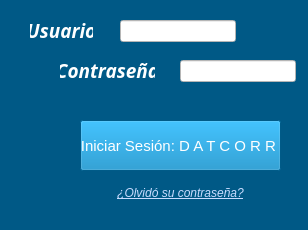
<?xml version="1.0" encoding="UTF-8"?>
<ui version="4.0">
 <class>MainWindow</class>
 <widget class="QMainWindow" name="MainWindow">
  <property name="enabled">
   <bool>true</bool>
  </property>
  <property name="geometry">
   <rect>
    <x>0</x>
    <y>0</y>
    <width>308</width>
    <height>230</height>
   </rect>
  </property>
  <property name="focusPolicy">
   <enum>Qt::FocusPolicy::WheelFocus</enum>
  </property>
  <property name="windowTitle">
   <string>INICIO DE SESION</string>
  </property>
  <property name="styleSheet">
   <string notr="true">background-color: rgb(0, 89, 134);</string>
  </property>
  <widget class="QWidget" name="centralwidget">
   <property name="enabled">
    <bool>true</bool>
   </property>
   <widget class="QPushButton" name="boton_iniciar_sesion">
    <property name="geometry">
     <rect>
      <x>80</x>
      <y>120</y>
      <width>201</width>
      <height>51</height>
     </rect>
    </property>
    <property name="palette">
     <palette>
      <active>
       <colorrole role="WindowText">
        <brush brushstyle="SolidPattern">
         <color alpha="255">
          <red>0</red>
          <green>0</green>
          <blue>0</blue>
         </color>
        </brush>
       </colorrole>
       <colorrole role="Button">
        <brush brushstyle="SolidPattern">
         <color alpha="255">
          <red>0</red>
          <green>127</green>
          <blue>190</blue>
         </color>
        </brush>
       </colorrole>
       <colorrole role="Text">
        <brush brushstyle="SolidPattern">
         <color alpha="255">
          <red>0</red>
          <green>0</green>
          <blue>0</blue>
         </color>
        </brush>
       </colorrole>
       <colorrole role="ButtonText">
        <brush brushstyle="SolidPattern">
         <color alpha="255">
          <red>255</red>
          <green>255</green>
          <blue>255</blue>
         </color>
        </brush>
       </colorrole>
       <colorrole role="Base">
        <brush brushstyle="SolidPattern">
         <color alpha="255">
          <red>0</red>
          <green>127</green>
          <blue>190</blue>
         </color>
        </brush>
       </colorrole>
       <colorrole role="Window">
        <brush brushstyle="SolidPattern">
         <color alpha="255">
          <red>0</red>
          <green>127</green>
          <blue>190</blue>
         </color>
        </brush>
       </colorrole>
       <colorrole role="Highlight">
        <brush brushstyle="SolidPattern">
         <color alpha="255">
          <red>96</red>
          <green>47</green>
          <blue>255</blue>
         </color>
        </brush>
       </colorrole>
       <colorrole role="HighlightedText">
        <brush brushstyle="SolidPattern">
         <color alpha="255">
          <red>0</red>
          <green>0</green>
          <blue>0</blue>
         </color>
        </brush>
       </colorrole>
      </active>
      <inactive>
       <colorrole role="WindowText">
        <brush brushstyle="SolidPattern">
         <color alpha="255">
          <red>0</red>
          <green>0</green>
          <blue>0</blue>
         </color>
        </brush>
       </colorrole>
       <colorrole role="Button">
        <brush brushstyle="SolidPattern">
         <color alpha="255">
          <red>0</red>
          <green>127</green>
          <blue>190</blue>
         </color>
        </brush>
       </colorrole>
       <colorrole role="Text">
        <brush brushstyle="SolidPattern">
         <color alpha="255">
          <red>0</red>
          <green>0</green>
          <blue>0</blue>
         </color>
        </brush>
       </colorrole>
       <colorrole role="ButtonText">
        <brush brushstyle="SolidPattern">
         <color alpha="255">
          <red>255</red>
          <green>255</green>
          <blue>255</blue>
         </color>
        </brush>
       </colorrole>
       <colorrole role="Base">
        <brush brushstyle="SolidPattern">
         <color alpha="255">
          <red>0</red>
          <green>127</green>
          <blue>190</blue>
         </color>
        </brush>
       </colorrole>
       <colorrole role="Window">
        <brush brushstyle="SolidPattern">
         <color alpha="255">
          <red>0</red>
          <green>127</green>
          <blue>190</blue>
         </color>
        </brush>
       </colorrole>
       <colorrole role="Highlight">
        <brush brushstyle="SolidPattern">
         <color alpha="255">
          <red>96</red>
          <green>47</green>
          <blue>255</blue>
         </color>
        </brush>
       </colorrole>
       <colorrole role="HighlightedText">
        <brush brushstyle="SolidPattern">
         <color alpha="255">
          <red>0</red>
          <green>0</green>
          <blue>0</blue>
         </color>
        </brush>
       </colorrole>
      </inactive>
      <disabled>
       <colorrole role="Button">
        <brush brushstyle="SolidPattern">
         <color alpha="255">
          <red>0</red>
          <green>127</green>
          <blue>190</blue>
         </color>
        </brush>
       </colorrole>
       <colorrole role="Base">
        <brush brushstyle="SolidPattern">
         <color alpha="255">
          <red>0</red>
          <green>127</green>
          <blue>190</blue>
         </color>
        </brush>
       </colorrole>
       <colorrole role="Window">
        <brush brushstyle="SolidPattern">
         <color alpha="255">
          <red>0</red>
          <green>127</green>
          <blue>190</blue>
         </color>
        </brush>
       </colorrole>
       <colorrole role="Highlight">
        <brush brushstyle="SolidPattern">
         <color alpha="255">
          <red>96</red>
          <green>47</green>
          <blue>255</blue>
         </color>
        </brush>
       </colorrole>
       <colorrole role="HighlightedText">
        <brush brushstyle="SolidPattern">
         <color alpha="255">
          <red>0</red>
          <green>0</green>
          <blue>0</blue>
         </color>
        </brush>
       </colorrole>
      </disabled>
     </palette>
    </property>
    <property name="font">
     <font>
      <family>Segoe UI</family>
      <pointsize>11</pointsize>
      <italic>false</italic>
      <bold>false</bold>
     </font>
    </property>
    <property name="cursor">
     <cursorShape>PointingHandCursor</cursorShape>
    </property>
    <property name="focusPolicy">
     <enum>Qt::FocusPolicy::StrongFocus</enum>
    </property>
    <property name="contextMenuPolicy">
     <enum>Qt::ContextMenuPolicy::ActionsContextMenu</enum>
    </property>
    <property name="layoutDirection">
     <enum>Qt::LayoutDirection::LeftToRight</enum>
    </property>
    <property name="autoFillBackground">
     <bool>false</bool>
    </property>
    <property name="styleSheet">
     <string notr="true">
background-color: rgb(0, 127, 190);</string>
    </property>
    <property name="text">
     <string>Iniciar Sesión: D A T C O R R </string>
    </property>
    <property name="default">
     <bool>false</bool>
    </property>
   </widget>
   <widget class="QPushButton" name="boton_recuperar_contrasena">
    <property name="geometry">
     <rect>
      <x>80</x>
      <y>180</y>
      <width>201</width>
      <height>25</height>
     </rect>
    </property>
    <property name="font">
     <font>
      <family>Segoe UI</family>
      <pointsize>9</pointsize>
      <italic>true</italic>
      <underline>true</underline>
     </font>
    </property>
    <property name="cursor">
     <cursorShape>PointingHandCursor</cursorShape>
    </property>
    <property name="styleSheet">
     <string notr="true">background-color: transparent; color: rgb(200, 220, 255); text-decoration: underline; border: none;</string>
    </property>
    <property name="text">
     <string>¿Olvidó su contraseña?</string>
    </property>
   </widget>
   <widget class="QLabel" name="label_contrasena">
    <property name="enabled">
     <bool>true</bool>
    </property>
    <property name="geometry">
     <rect>
      <x>60</x>
      <y>60</y>
      <width>95</width>
      <height>21</height>
     </rect>
    </property>
    <property name="palette">
     <palette>
      <active>
       <colorrole role="WindowText">
        <brush brushstyle="SolidPattern">
         <color alpha="255">
          <red>255</red>
          <green>255</green>
          <blue>255</blue>
         </color>
        </brush>
       </colorrole>
       <colorrole role="Button">
        <brush brushstyle="SolidPattern">
         <color alpha="255">
          <red>0</red>
          <green>89</green>
          <blue>134</blue>
         </color>
        </brush>
       </colorrole>
       <colorrole role="Base">
        <brush brushstyle="SolidPattern">
         <color alpha="255">
          <red>0</red>
          <green>89</green>
          <blue>134</blue>
         </color>
        </brush>
       </colorrole>
       <colorrole role="Window">
        <brush brushstyle="SolidPattern">
         <color alpha="255">
          <red>0</red>
          <green>89</green>
          <blue>134</blue>
         </color>
        </brush>
       </colorrole>
       <colorrole role="Highlight">
        <brush brushstyle="SolidPattern">
         <color alpha="255">
          <red>96</red>
          <green>47</green>
          <blue>255</blue>
         </color>
        </brush>
       </colorrole>
      </active>
      <inactive>
       <colorrole role="WindowText">
        <brush brushstyle="SolidPattern">
         <color alpha="255">
          <red>255</red>
          <green>255</green>
          <blue>255</blue>
         </color>
        </brush>
       </colorrole>
       <colorrole role="Button">
        <brush brushstyle="SolidPattern">
         <color alpha="255">
          <red>0</red>
          <green>89</green>
          <blue>134</blue>
         </color>
        </brush>
       </colorrole>
       <colorrole role="Base">
        <brush brushstyle="SolidPattern">
         <color alpha="255">
          <red>0</red>
          <green>89</green>
          <blue>134</blue>
         </color>
        </brush>
       </colorrole>
       <colorrole role="Window">
        <brush brushstyle="SolidPattern">
         <color alpha="255">
          <red>0</red>
          <green>89</green>
          <blue>134</blue>
         </color>
        </brush>
       </colorrole>
       <colorrole role="Highlight">
        <brush brushstyle="SolidPattern">
         <color alpha="255">
          <red>96</red>
          <green>47</green>
          <blue>255</blue>
         </color>
        </brush>
       </colorrole>
      </inactive>
      <disabled>
       <colorrole role="Button">
        <brush brushstyle="SolidPattern">
         <color alpha="255">
          <red>0</red>
          <green>89</green>
          <blue>134</blue>
         </color>
        </brush>
       </colorrole>
       <colorrole role="Base">
        <brush brushstyle="SolidPattern">
         <color alpha="255">
          <red>0</red>
          <green>89</green>
          <blue>134</blue>
         </color>
        </brush>
       </colorrole>
       <colorrole role="Window">
        <brush brushstyle="SolidPattern">
         <color alpha="255">
          <red>0</red>
          <green>89</green>
          <blue>134</blue>
         </color>
        </brush>
       </colorrole>
       <colorrole role="Highlight">
        <brush brushstyle="SolidPattern">
         <color alpha="255">
          <red>96</red>
          <green>47</green>
          <blue>255</blue>
         </color>
        </brush>
       </colorrole>
      </disabled>
     </palette>
    </property>
    <property name="font">
     <font>
      <family>Franklin Gothic</family>
      <pointsize>14</pointsize>
      <italic>true</italic>
      <bold>true</bold>
     </font>
    </property>
    <property name="cursor">
     <cursorShape>ArrowCursor</cursorShape>
    </property>
    <property name="styleSheet">
     <string notr="true"/>
    </property>
    <property name="text">
     <string>Contraseña</string>
    </property>
    <property name="alignment">
     <set>Qt::AlignmentFlag::AlignCenter</set>
    </property>
    <property name="indent">
     <number>0</number>
    </property>
   </widget>
   <widget class="QLineEdit" name="entry_contrasena">
    <property name="geometry">
     <rect>
      <x>180</x>
      <y>60</y>
      <width>116</width>
      <height>22</height>
     </rect>
    </property>
    <property name="palette">
     <palette>
      <active>
       <colorrole role="WindowText">
        <brush brushstyle="SolidPattern">
         <color alpha="255">
          <red>0</red>
          <green>0</green>
          <blue>0</blue>
         </color>
        </brush>
       </colorrole>
       <colorrole role="Button">
        <brush brushstyle="SolidPattern">
         <color alpha="255">
          <red>255</red>
          <green>255</green>
          <blue>255</blue>
         </color>
        </brush>
       </colorrole>
       <colorrole role="Text">
        <brush brushstyle="SolidPattern">
         <color alpha="255">
          <red>0</red>
          <green>0</green>
          <blue>0</blue>
         </color>
        </brush>
       </colorrole>
       <colorrole role="ButtonText">
        <brush brushstyle="SolidPattern">
         <color alpha="255">
          <red>0</red>
          <green>0</green>
          <blue>0</blue>
         </color>
        </brush>
       </colorrole>
       <colorrole role="Base">
        <brush brushstyle="SolidPattern">
         <color alpha="255">
          <red>255</red>
          <green>255</green>
          <blue>255</blue>
         </color>
        </brush>
       </colorrole>
       <colorrole role="Window">
        <brush brushstyle="SolidPattern">
         <color alpha="255">
          <red>255</red>
          <green>255</green>
          <blue>255</blue>
         </color>
        </brush>
       </colorrole>
       <colorrole role="Highlight">
        <brush brushstyle="SolidPattern">
         <color alpha="255">
          <red>96</red>
          <green>47</green>
          <blue>255</blue>
         </color>
        </brush>
       </colorrole>
       <colorrole role="HighlightedText">
        <brush brushstyle="SolidPattern">
         <color alpha="255">
          <red>0</red>
          <green>0</green>
          <blue>0</blue>
         </color>
        </brush>
       </colorrole>
      </active>
      <inactive>
       <colorrole role="WindowText">
        <brush brushstyle="SolidPattern">
         <color alpha="255">
          <red>0</red>
          <green>0</green>
          <blue>0</blue>
         </color>
        </brush>
       </colorrole>
       <colorrole role="Button">
        <brush brushstyle="SolidPattern">
         <color alpha="255">
          <red>255</red>
          <green>255</green>
          <blue>255</blue>
         </color>
        </brush>
       </colorrole>
       <colorrole role="Text">
        <brush brushstyle="SolidPattern">
         <color alpha="255">
          <red>0</red>
          <green>0</green>
          <blue>0</blue>
         </color>
        </brush>
       </colorrole>
       <colorrole role="ButtonText">
        <brush brushstyle="SolidPattern">
         <color alpha="255">
          <red>0</red>
          <green>0</green>
          <blue>0</blue>
         </color>
        </brush>
       </colorrole>
       <colorrole role="Base">
        <brush brushstyle="SolidPattern">
         <color alpha="255">
          <red>255</red>
          <green>255</green>
          <blue>255</blue>
         </color>
        </brush>
       </colorrole>
       <colorrole role="Window">
        <brush brushstyle="SolidPattern">
         <color alpha="255">
          <red>255</red>
          <green>255</green>
          <blue>255</blue>
         </color>
        </brush>
       </colorrole>
       <colorrole role="Highlight">
        <brush brushstyle="SolidPattern">
         <color alpha="255">
          <red>96</red>
          <green>47</green>
          <blue>255</blue>
         </color>
        </brush>
       </colorrole>
       <colorrole role="HighlightedText">
        <brush brushstyle="SolidPattern">
         <color alpha="255">
          <red>0</red>
          <green>0</green>
          <blue>0</blue>
         </color>
        </brush>
       </colorrole>
      </inactive>
      <disabled>
       <colorrole role="Button">
        <brush brushstyle="SolidPattern">
         <color alpha="255">
          <red>255</red>
          <green>255</green>
          <blue>255</blue>
         </color>
        </brush>
       </colorrole>
       <colorrole role="Base">
        <brush brushstyle="SolidPattern">
         <color alpha="255">
          <red>255</red>
          <green>255</green>
          <blue>255</blue>
         </color>
        </brush>
       </colorrole>
       <colorrole role="Window">
        <brush brushstyle="SolidPattern">
         <color alpha="255">
          <red>255</red>
          <green>255</green>
          <blue>255</blue>
         </color>
        </brush>
       </colorrole>
       <colorrole role="Highlight">
        <brush brushstyle="SolidPattern">
         <color alpha="255">
          <red>96</red>
          <green>47</green>
          <blue>255</blue>
         </color>
        </brush>
       </colorrole>
       <colorrole role="HighlightedText">
        <brush brushstyle="SolidPattern">
         <color alpha="255">
          <red>0</red>
          <green>0</green>
          <blue>0</blue>
         </color>
        </brush>
       </colorrole>
      </disabled>
     </palette>
    </property>
    <property name="font">
     <font>
      <bold>true</bold>
     </font>
    </property>
    <property name="focusPolicy">
     <enum>Qt::FocusPolicy::TabFocus</enum>
    </property>
    <property name="styleSheet">
     <string notr="true">background-color: rgb(255, 255, 255);</string>
    </property>
    <property name="text">
     <string/>
    </property>
    <property name="echoMode">
     <enum>QLineEdit::EchoMode::Password</enum>
    </property>
   </widget>
   <widget class="QLabel" name="label_usuario">
    <property name="enabled">
     <bool>true</bool>
    </property>
    <property name="geometry">
     <rect>
      <x>30</x>
      <y>20</y>
      <width>63</width>
      <height>21</height>
     </rect>
    </property>
    <property name="palette">
     <palette>
      <active>
       <colorrole role="WindowText">
        <brush brushstyle="SolidPattern">
         <color alpha="255">
          <red>255</red>
          <green>255</green>
          <blue>255</blue>
         </color>
        </brush>
       </colorrole>
       <colorrole role="Button">
        <brush brushstyle="SolidPattern">
         <color alpha="255">
          <red>0</red>
          <green>89</green>
          <blue>134</blue>
         </color>
        </brush>
       </colorrole>
       <colorrole role="Text">
        <brush brushstyle="SolidPattern">
         <color alpha="255">
          <red>255</red>
          <green>255</green>
          <blue>255</blue>
         </color>
        </brush>
       </colorrole>
       <colorrole role="Base">
        <brush brushstyle="SolidPattern">
         <color alpha="255">
          <red>0</red>
          <green>89</green>
          <blue>134</blue>
         </color>
        </brush>
       </colorrole>
       <colorrole role="Window">
        <brush brushstyle="SolidPattern">
         <color alpha="255">
          <red>0</red>
          <green>89</green>
          <blue>134</blue>
         </color>
        </brush>
       </colorrole>
       <colorrole role="Highlight">
        <brush brushstyle="SolidPattern">
         <color alpha="255">
          <red>96</red>
          <green>47</green>
          <blue>255</blue>
         </color>
        </brush>
       </colorrole>
      </active>
      <inactive>
       <colorrole role="WindowText">
        <brush brushstyle="SolidPattern">
         <color alpha="255">
          <red>255</red>
          <green>255</green>
          <blue>255</blue>
         </color>
        </brush>
       </colorrole>
       <colorrole role="Button">
        <brush brushstyle="SolidPattern">
         <color alpha="255">
          <red>0</red>
          <green>89</green>
          <blue>134</blue>
         </color>
        </brush>
       </colorrole>
       <colorrole role="Text">
        <brush brushstyle="SolidPattern">
         <color alpha="255">
          <red>255</red>
          <green>255</green>
          <blue>255</blue>
         </color>
        </brush>
       </colorrole>
       <colorrole role="Base">
        <brush brushstyle="SolidPattern">
         <color alpha="255">
          <red>0</red>
          <green>89</green>
          <blue>134</blue>
         </color>
        </brush>
       </colorrole>
       <colorrole role="Window">
        <brush brushstyle="SolidPattern">
         <color alpha="255">
          <red>0</red>
          <green>89</green>
          <blue>134</blue>
         </color>
        </brush>
       </colorrole>
       <colorrole role="Highlight">
        <brush brushstyle="SolidPattern">
         <color alpha="255">
          <red>96</red>
          <green>47</green>
          <blue>255</blue>
         </color>
        </brush>
       </colorrole>
      </inactive>
      <disabled>
       <colorrole role="Button">
        <brush brushstyle="SolidPattern">
         <color alpha="255">
          <red>0</red>
          <green>89</green>
          <blue>134</blue>
         </color>
        </brush>
       </colorrole>
       <colorrole role="Base">
        <brush brushstyle="SolidPattern">
         <color alpha="255">
          <red>0</red>
          <green>89</green>
          <blue>134</blue>
         </color>
        </brush>
       </colorrole>
       <colorrole role="Window">
        <brush brushstyle="SolidPattern">
         <color alpha="255">
          <red>0</red>
          <green>89</green>
          <blue>134</blue>
         </color>
        </brush>
       </colorrole>
       <colorrole role="Highlight">
        <brush brushstyle="SolidPattern">
         <color alpha="255">
          <red>96</red>
          <green>47</green>
          <blue>255</blue>
         </color>
        </brush>
       </colorrole>
      </disabled>
     </palette>
    </property>
    <property name="font">
     <font>
      <family>Franklin Gothic</family>
      <pointsize>14</pointsize>
      <italic>true</italic>
      <bold>true</bold>
     </font>
    </property>
    <property name="cursor">
     <cursorShape>ArrowCursor</cursorShape>
    </property>
    <property name="styleSheet">
     <string notr="true"/>
    </property>
    <property name="text">
     <string>Usuario</string>
    </property>
    <property name="alignment">
     <set>Qt::AlignmentFlag::AlignCenter</set>
    </property>
   </widget>
   <widget class="QLineEdit" name="entry_usuario">
    <property name="geometry">
     <rect>
      <x>120</x>
      <y>20</y>
      <width>116</width>
      <height>22</height>
     </rect>
    </property>
    <property name="palette">
     <palette>
      <active>
       <colorrole role="WindowText">
        <brush brushstyle="SolidPattern">
         <color alpha="255">
          <red>0</red>
          <green>0</green>
          <blue>0</blue>
         </color>
        </brush>
       </colorrole>
       <colorrole role="Button">
        <brush brushstyle="SolidPattern">
         <color alpha="255">
          <red>255</red>
          <green>255</green>
          <blue>255</blue>
         </color>
        </brush>
       </colorrole>
       <colorrole role="Light">
        <brush brushstyle="SolidPattern">
         <color alpha="255">
          <red>255</red>
          <green>255</green>
          <blue>255</blue>
         </color>
        </brush>
       </colorrole>
       <colorrole role="Midlight">
        <brush brushstyle="SolidPattern">
         <color alpha="255">
          <red>255</red>
          <green>255</green>
          <blue>255</blue>
         </color>
        </brush>
       </colorrole>
       <colorrole role="Dark">
        <brush brushstyle="SolidPattern">
         <color alpha="255">
          <red>127</red>
          <green>127</green>
          <blue>127</blue>
         </color>
        </brush>
       </colorrole>
       <colorrole role="Mid">
        <brush brushstyle="SolidPattern">
         <color alpha="255">
          <red>170</red>
          <green>170</green>
          <blue>170</blue>
         </color>
        </brush>
       </colorrole>
       <colorrole role="Text">
        <brush brushstyle="SolidPattern">
         <color alpha="255">
          <red>0</red>
          <green>0</green>
          <blue>0</blue>
         </color>
        </brush>
       </colorrole>
       <colorrole role="BrightText">
        <brush brushstyle="SolidPattern">
         <color alpha="255">
          <red>255</red>
          <green>255</green>
          <blue>255</blue>
         </color>
        </brush>
       </colorrole>
       <colorrole role="ButtonText">
        <brush brushstyle="SolidPattern">
         <color alpha="255">
          <red>0</red>
          <green>0</green>
          <blue>0</blue>
         </color>
        </brush>
       </colorrole>
       <colorrole role="Base">
        <brush brushstyle="SolidPattern">
         <color alpha="255">
          <red>255</red>
          <green>255</green>
          <blue>255</blue>
         </color>
        </brush>
       </colorrole>
       <colorrole role="Window">
        <brush brushstyle="SolidPattern">
         <color alpha="255">
          <red>255</red>
          <green>255</green>
          <blue>255</blue>
         </color>
        </brush>
       </colorrole>
       <colorrole role="Shadow">
        <brush brushstyle="SolidPattern">
         <color alpha="255">
          <red>0</red>
          <green>0</green>
          <blue>0</blue>
         </color>
        </brush>
       </colorrole>
       <colorrole role="Highlight">
        <brush brushstyle="SolidPattern">
         <color alpha="255">
          <red>96</red>
          <green>47</green>
          <blue>255</blue>
         </color>
        </brush>
       </colorrole>
       <colorrole role="AlternateBase">
        <brush brushstyle="SolidPattern">
         <color alpha="255">
          <red>255</red>
          <green>255</green>
          <blue>255</blue>
         </color>
        </brush>
       </colorrole>
       <colorrole role="ToolTipBase">
        <brush brushstyle="SolidPattern">
         <color alpha="255">
          <red>255</red>
          <green>255</green>
          <blue>220</blue>
         </color>
        </brush>
       </colorrole>
       <colorrole role="ToolTipText">
        <brush brushstyle="SolidPattern">
         <color alpha="255">
          <red>0</red>
          <green>0</green>
          <blue>0</blue>
         </color>
        </brush>
       </colorrole>
       <colorrole role="PlaceholderText">
        <brush brushstyle="SolidPattern">
         <color alpha="127">
          <red>0</red>
          <green>0</green>
          <blue>0</blue>
         </color>
        </brush>
       </colorrole>
       <colorrole role="Accent">
        <brush brushstyle="SolidPattern">
         <color alpha="255">
          <red>255</red>
          <green>255</green>
          <blue>255</blue>
         </color>
        </brush>
       </colorrole>
      </active>
      <inactive>
       <colorrole role="WindowText">
        <brush brushstyle="SolidPattern">
         <color alpha="255">
          <red>0</red>
          <green>0</green>
          <blue>0</blue>
         </color>
        </brush>
       </colorrole>
       <colorrole role="Button">
        <brush brushstyle="SolidPattern">
         <color alpha="255">
          <red>255</red>
          <green>255</green>
          <blue>255</blue>
         </color>
        </brush>
       </colorrole>
       <colorrole role="Light">
        <brush brushstyle="SolidPattern">
         <color alpha="255">
          <red>255</red>
          <green>255</green>
          <blue>255</blue>
         </color>
        </brush>
       </colorrole>
       <colorrole role="Midlight">
        <brush brushstyle="SolidPattern">
         <color alpha="255">
          <red>255</red>
          <green>255</green>
          <blue>255</blue>
         </color>
        </brush>
       </colorrole>
       <colorrole role="Dark">
        <brush brushstyle="SolidPattern">
         <color alpha="255">
          <red>127</red>
          <green>127</green>
          <blue>127</blue>
         </color>
        </brush>
       </colorrole>
       <colorrole role="Mid">
        <brush brushstyle="SolidPattern">
         <color alpha="255">
          <red>170</red>
          <green>170</green>
          <blue>170</blue>
         </color>
        </brush>
       </colorrole>
       <colorrole role="Text">
        <brush brushstyle="SolidPattern">
         <color alpha="255">
          <red>0</red>
          <green>0</green>
          <blue>0</blue>
         </color>
        </brush>
       </colorrole>
       <colorrole role="BrightText">
        <brush brushstyle="SolidPattern">
         <color alpha="255">
          <red>255</red>
          <green>255</green>
          <blue>255</blue>
         </color>
        </brush>
       </colorrole>
       <colorrole role="ButtonText">
        <brush brushstyle="SolidPattern">
         <color alpha="255">
          <red>0</red>
          <green>0</green>
          <blue>0</blue>
         </color>
        </brush>
       </colorrole>
       <colorrole role="Base">
        <brush brushstyle="SolidPattern">
         <color alpha="255">
          <red>255</red>
          <green>255</green>
          <blue>255</blue>
         </color>
        </brush>
       </colorrole>
       <colorrole role="Window">
        <brush brushstyle="SolidPattern">
         <color alpha="255">
          <red>255</red>
          <green>255</green>
          <blue>255</blue>
         </color>
        </brush>
       </colorrole>
       <colorrole role="Shadow">
        <brush brushstyle="SolidPattern">
         <color alpha="255">
          <red>0</red>
          <green>0</green>
          <blue>0</blue>
         </color>
        </brush>
       </colorrole>
       <colorrole role="Highlight">
        <brush brushstyle="SolidPattern">
         <color alpha="255">
          <red>96</red>
          <green>47</green>
          <blue>255</blue>
         </color>
        </brush>
       </colorrole>
       <colorrole role="AlternateBase">
        <brush brushstyle="SolidPattern">
         <color alpha="255">
          <red>255</red>
          <green>255</green>
          <blue>255</blue>
         </color>
        </brush>
       </colorrole>
       <colorrole role="ToolTipBase">
        <brush brushstyle="SolidPattern">
         <color alpha="255">
          <red>255</red>
          <green>255</green>
          <blue>220</blue>
         </color>
        </brush>
       </colorrole>
       <colorrole role="ToolTipText">
        <brush brushstyle="SolidPattern">
         <color alpha="255">
          <red>0</red>
          <green>0</green>
          <blue>0</blue>
         </color>
        </brush>
       </colorrole>
       <colorrole role="PlaceholderText">
        <brush brushstyle="SolidPattern">
         <color alpha="127">
          <red>0</red>
          <green>0</green>
          <blue>0</blue>
         </color>
        </brush>
       </colorrole>
       <colorrole role="Accent">
        <brush brushstyle="SolidPattern">
         <color alpha="255">
          <red>255</red>
          <green>255</green>
          <blue>255</blue>
         </color>
        </brush>
       </colorrole>
      </inactive>
      <disabled>
       <colorrole role="WindowText">
        <brush brushstyle="SolidPattern">
         <color alpha="255">
          <red>127</red>
          <green>127</green>
          <blue>127</blue>
         </color>
        </brush>
       </colorrole>
       <colorrole role="Button">
        <brush brushstyle="SolidPattern">
         <color alpha="255">
          <red>255</red>
          <green>255</green>
          <blue>255</blue>
         </color>
        </brush>
       </colorrole>
       <colorrole role="Light">
        <brush brushstyle="SolidPattern">
         <color alpha="255">
          <red>255</red>
          <green>255</green>
          <blue>255</blue>
         </color>
        </brush>
       </colorrole>
       <colorrole role="Midlight">
        <brush brushstyle="SolidPattern">
         <color alpha="255">
          <red>255</red>
          <green>255</green>
          <blue>255</blue>
         </color>
        </brush>
       </colorrole>
       <colorrole role="Dark">
        <brush brushstyle="SolidPattern">
         <color alpha="255">
          <red>127</red>
          <green>127</green>
          <blue>127</blue>
         </color>
        </brush>
       </colorrole>
       <colorrole role="Mid">
        <brush brushstyle="SolidPattern">
         <color alpha="255">
          <red>170</red>
          <green>170</green>
          <blue>170</blue>
         </color>
        </brush>
       </colorrole>
       <colorrole role="Text">
        <brush brushstyle="SolidPattern">
         <color alpha="255">
          <red>127</red>
          <green>127</green>
          <blue>127</blue>
         </color>
        </brush>
       </colorrole>
       <colorrole role="BrightText">
        <brush brushstyle="SolidPattern">
         <color alpha="255">
          <red>255</red>
          <green>255</green>
          <blue>255</blue>
         </color>
        </brush>
       </colorrole>
       <colorrole role="ButtonText">
        <brush brushstyle="SolidPattern">
         <color alpha="255">
          <red>127</red>
          <green>127</green>
          <blue>127</blue>
         </color>
        </brush>
       </colorrole>
       <colorrole role="Base">
        <brush brushstyle="SolidPattern">
         <color alpha="255">
          <red>255</red>
          <green>255</green>
          <blue>255</blue>
         </color>
        </brush>
       </colorrole>
       <colorrole role="Window">
        <brush brushstyle="SolidPattern">
         <color alpha="255">
          <red>255</red>
          <green>255</green>
          <blue>255</blue>
         </color>
        </brush>
       </colorrole>
       <colorrole role="Shadow">
        <brush brushstyle="SolidPattern">
         <color alpha="255">
          <red>0</red>
          <green>0</green>
          <blue>0</blue>
         </color>
        </brush>
       </colorrole>
       <colorrole role="Highlight">
        <brush brushstyle="SolidPattern">
         <color alpha="255">
          <red>96</red>
          <green>47</green>
          <blue>255</blue>
         </color>
        </brush>
       </colorrole>
       <colorrole role="AlternateBase">
        <brush brushstyle="SolidPattern">
         <color alpha="255">
          <red>255</red>
          <green>255</green>
          <blue>255</blue>
         </color>
        </brush>
       </colorrole>
       <colorrole role="ToolTipBase">
        <brush brushstyle="SolidPattern">
         <color alpha="255">
          <red>255</red>
          <green>255</green>
          <blue>220</blue>
         </color>
        </brush>
       </colorrole>
       <colorrole role="ToolTipText">
        <brush brushstyle="SolidPattern">
         <color alpha="255">
          <red>0</red>
          <green>0</green>
          <blue>0</blue>
         </color>
        </brush>
       </colorrole>
       <colorrole role="PlaceholderText">
        <brush brushstyle="SolidPattern">
         <color alpha="127">
          <red>127</red>
          <green>127</green>
          <blue>127</blue>
         </color>
        </brush>
       </colorrole>
       <colorrole role="Accent">
        <brush brushstyle="SolidPattern">
         <color alpha="255">
          <red>255</red>
          <green>255</green>
          <blue>255</blue>
         </color>
        </brush>
       </colorrole>
      </disabled>
     </palette>
    </property>
    <property name="font">
     <font>
      <pointsize>9</pointsize>
      <bold>true</bold>
     </font>
    </property>
    <property name="focusPolicy">
     <enum>Qt::FocusPolicy::StrongFocus</enum>
    </property>
    <property name="styleSheet">
     <string notr="true">background-color: rgb(255, 255, 255);</string>
    </property>
   </widget>
  </widget>
 </widget>
 <tabstops>
  <tabstop>entry_usuario</tabstop>
  <tabstop>entry_contrasena</tabstop>
  <tabstop>boton_iniciar_sesion</tabstop>
  <tabstop>boton_recuperar_contrasena</tabstop>
 </tabstops>
 <resources>
  <include location="../img/fondo_ini_ses.qrc"/>
 </resources>
 <connections>
  <connection>
   <sender>entry_usuario</sender>
   <signal>returnPressed()</signal>
   <receiver>entry_contrasena</receiver>
   <slot>selectAll()</slot>
   <hints>
    <hint type="sourcelabel">
     <x>210</x>
     <y>32</y>
    </hint>
    <hint type="destinationlabel">
     <x>214</x>
     <y>60</y>
    </hint>
   </hints>
  </connection>
  <connection>
   <sender>boton_iniciar_sesion</sender>
   <signal>pressed()</signal>
   <receiver>entry_usuario</receiver>
   <slot>selectAll()</slot>
   <hints>
    <hint type="sourcelabel">
     <x>146</x>
     <y>132</y>
    </hint>
    <hint type="destinationlabel">
     <x>140</x>
     <y>33</y>
    </hint>
   </hints>
  </connection>
  <connection>
   <sender>entry_contrasena</sender>
   <signal>returnPressed()</signal>
   <receiver>boton_iniciar_sesion</receiver>
   <slot>click()</slot>
   <hints>
    <hint type="sourcelabel">
     <x>263</x>
     <y>70</y>
    </hint>
    <hint type="destinationlabel">
     <x>258</x>
     <y>122</y>
    </hint>
   </hints>
  </connection>
 </connections>
</ui>
